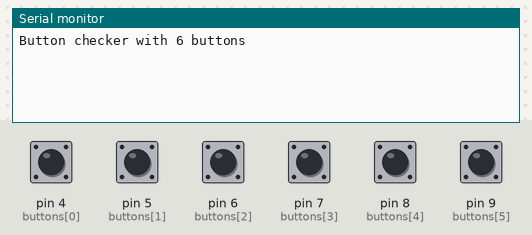
The sketch below on a simulated Arduino Uno, built with avr-gcc and run on an emulated ATmega328P. Shown: the last lines printed to the serial monitor. Inputs (shaded band) come from the test bench; at power-on: pin 4 (buttons[0]), pin 5 (buttons[1]), pin 6 (buttons[2]), pin 7 (buttons[3]), pin 8 (buttons[4]), pin 9 (buttons[5]) HIGH.

Above: at 1.2 s.
1.3 s: pin 4 (buttons[0]) pulled LOW for 0.15 s
At 1.9 s:
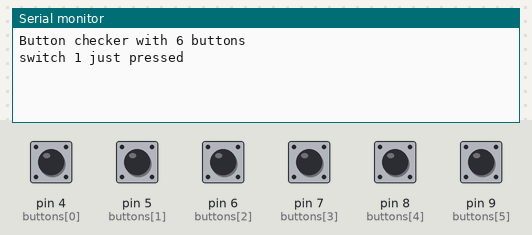
2.9 s: pin 5 (buttons[1]) pulled LOW for 0.15 s
At 4.1 s:
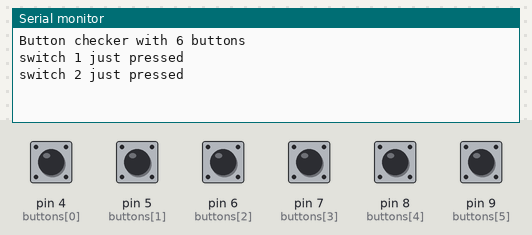
4.5 s: pin 6 (buttons[2]) pulled LOW for 0.15 s
At 5.6 s:
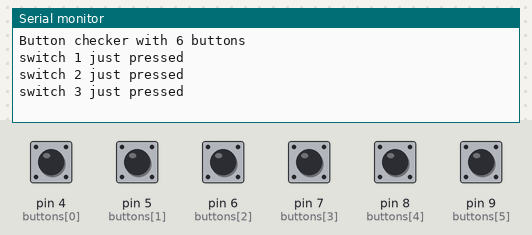
6.1 s: pin 7 (buttons[3]) pulled LOW for 0.15 s
At 6.6 s:
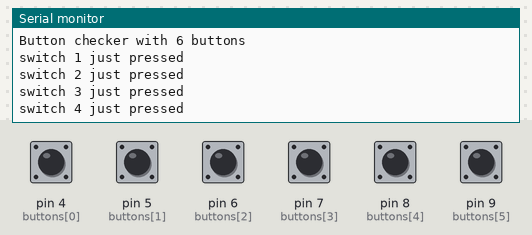
7.7 s: pin 8 (buttons[4]) pulled LOW for 0.15 s
At 8.9 s:
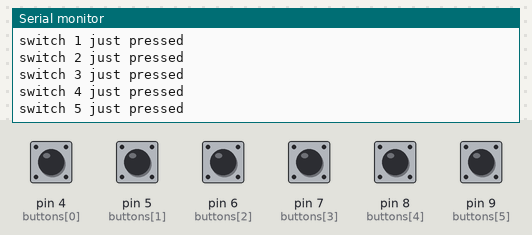
9.3 s: pin 9 (buttons[5]) pulled LOW for 0.15 s
At 10.3 s:
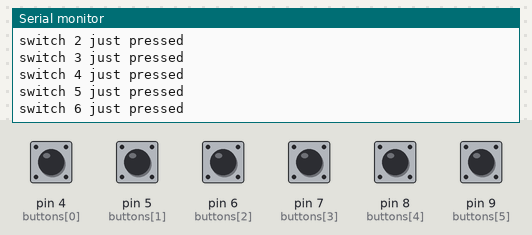
Timing chart, 0 to 11.9 s (numbered marks = the images above; inputs shaded):
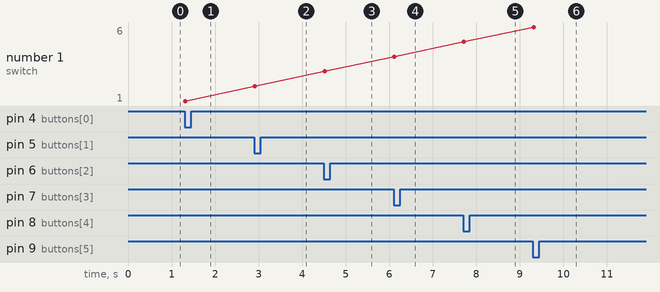

Measured:
- after the input at 1.3 s, the serial monitor: prints a new line at once (image 1)
- after the input at 2.9 s, the serial monitor: prints a new line at once (image 2)
- after the input at 4.5 s, the serial monitor: prints a new line at once (image 3)
- after the input at 6.1 s, the serial monitor: prints a new line at once (image 4)
- after the input at 7.7 s, the serial monitor: prints a new line at once (image 5)
- after the input at 9.3 s, the serial monitor: prints a new line at once (image 6)
- plotted number 1: 1 → 2 after the input at 2.9 s, 2 → 3 after the input at 4.5 s, 3 → 4 after the input at 6.1 s, 4 → 5 after the input at 7.7 s, 5 → 6 after the input at 9.3 s

The sketch:

button_test.ino
```cpp
#define DEBOUNCE 10  // how many ms to debounce, 5+ ms is usually plenty

//define the buttons that we'll use.
byte buttons[] = {4, 5, 6, 7, 8, 9};

//determine how big the array up above is, by checking the size
#define NUMBUTTONS sizeof(buttons)

//track if a button is just pressed, just released, or 'currently pressed'
byte pressed[NUMBUTTONS], justpressed[NUMBUTTONS], justreleased[NUMBUTTONS];
byte previous_keystate[NUMBUTTONS], current_keystate[NUMBUTTONS];

void setup() {
  byte i;
  Serial.begin(9600); //set up serial port
  Serial.print("Button checker with ");
  Serial.print(NUMBUTTONS, DEC);
  Serial.println(" buttons");
  // Make input & enable pull-up resistors on switch pins
  for (i=0; i< NUMBUTTONS; i++) {
    pinMode(buttons[i], INPUT);
    digitalWrite(buttons[i], HIGH);
  }
}

void loop() {
  byte thisSwitch=thisSwitch_justPressed();
  switch(thisSwitch)
  {
  case 0:
    Serial.println("switch 1 just pressed"); break;
  case 1:
    Serial.println("switch 2 just pressed"); break;
  case 2:
    Serial.println("switch 3 just pressed"); break;
  case 3:
    Serial.println("switch 4 just pressed"); break;
  case 4:
    Serial.println("switch 5 just pressed"); break;
  case 5:
    Serial.println("switch 6 just pressed"); break;
  }
}

void check_switches()
{
  static byte previousstate[NUMBUTTONS];
  static byte currentstate[NUMBUTTONS];
  static long lasttime;
  byte index;
  if (millis() < lasttime) {
    // we wrapped around, lets just try again
    lasttime = millis();
  }
  if ((lasttime + DEBOUNCE) > millis()) {
    // not enough time has passed to debounce
    return;
  }
  // ok we have waited DEBOUNCE milliseconds, lets reset the timer
  lasttime = millis();
  for (index = 0; index < NUMBUTTONS; index++) {
    justpressed[index] = 0;       //when we start, we clear out the "just" indicators
    justreleased[index] = 0;
    currentstate[index] = digitalRead(buttons[index]);   //read the button
    if (currentstate[index] == previousstate[index]) {
      if ((pressed[index] == LOW) && (currentstate[index] == LOW)) {
        // just pressed
        justpressed[index] = 1;
      }
      else if ((pressed[index] == HIGH) && (currentstate[index] == HIGH)) {
        justreleased[index] = 1; // just released
      }
      pressed[index] = !currentstate[index];  //remember, digital HIGH means NOT pressed
    }
    previousstate[index] = currentstate[index]; //keep a running tally of the buttons
  }
}

byte thisSwitch_justPressed() {
  byte thisSwitch = 255;
  check_switches();  //check the switches &amp; get the current state
  for (byte i = 0; i < NUMBUTTONS; i++) {
    current_keystate[i]=justpressed[i];
    if (current_keystate[i] != previous_keystate[i]) {
      if (current_keystate[i]) thisSwitch=i;
    }
    previous_keystate[i]=current_keystate[i];
  }
  return thisSwitch;
}
```
